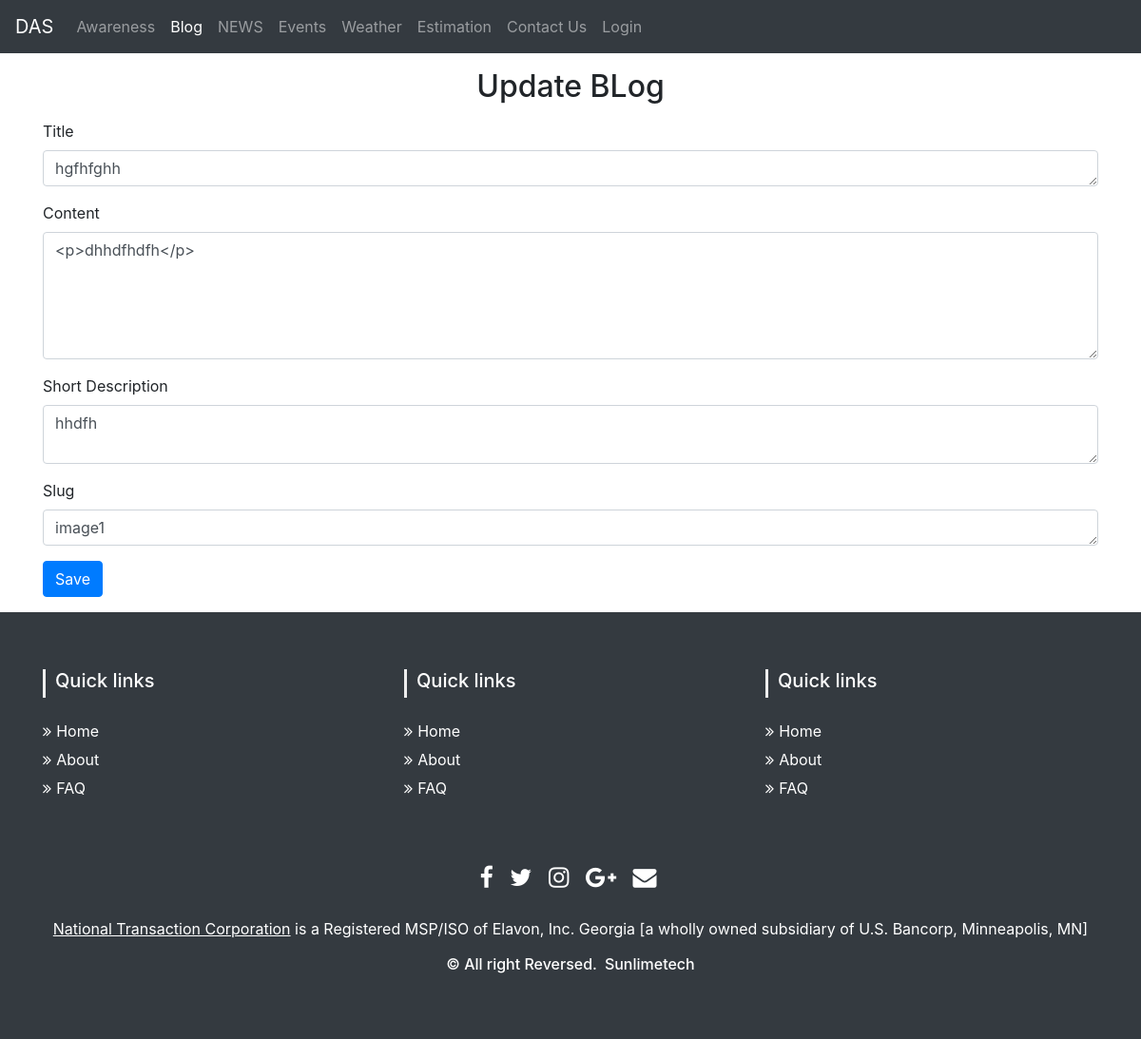
Screenshot of /blogupdate/hgfhfghh with the database file from the repository.
### fyp/models.py (models this page shows, shortened)
class Blog(models.Model):
    sno = models.AutoField(primary_key=True)
    title = models.CharField(max_length=200)
    content = RichTextField()
    short_desc = models.CharField(max_length=300, default="")
    slug = models.SlugField(max_length=25)
    time = models.DateTimeField(auto_now_add=True)
    author = models.CharField(max_length=20, default="")
    username = models.CharField(max_length=20, default="")

### fyp/views.py (the view, shortened to what this page needs)
# urls.py: path('blogupdate/<str:title>', views.blogupdate, name='blogupdate'),
def blogupdate(request, title):
    editblog = title
    blog = Blog.objects.filter(title=editblog).first
    context = {'blog':blog}
    return render(request, 'blogupdate.html',context)

### templates/blogupdate.html (shortened to what this page needs)
{% extends 'base.html' %}
{% block blogactive %}active{% endblock blogactive %}
{% block body %}
<div class="container my-3">
    <h2 class="text-center my-3">Update BLog</h2>
    <form action="/blogupdate/{{blog.title}}" method="POST">
  <div class="form-group">
    <label for="exampleFormControlTextarea1">Title</label>
    <textarea class="form-control" id="title" name="title" rows="1">{{blog.title}}</textarea>
  </div>
  <div class="form-group">
    <label for="exampleFormControlTextarea1">Content</label>
    <textarea class="form-control" id="content" name="content" rows="5">{{blog.content|safe}}</textarea>
  </div>
  <div class="form-group">
    <label for="exampleFormControlTextarea1">Short Description</label>
    <textarea class="form-control" id="short_desc" name="short_desc" rows="2">{{blog.short_desc}}</textarea>
  </div>
  <div class="form-group">
    <label for="exampleFormControlTextarea1">Slug</label>
    <textarea class="form-control" id="slug" name="slug" rows="1">{{blog.slug}}</textarea>
  </div>
  <button type="submit" class="btn btn-primary">Save</button>
      </form>
</div>
{% endblock body %}

### rows the page displays
Blog: title "hgfhfghh", content "<p>dhhdfhdfh</p>", short_desc "hhdfh", slug "image1"
